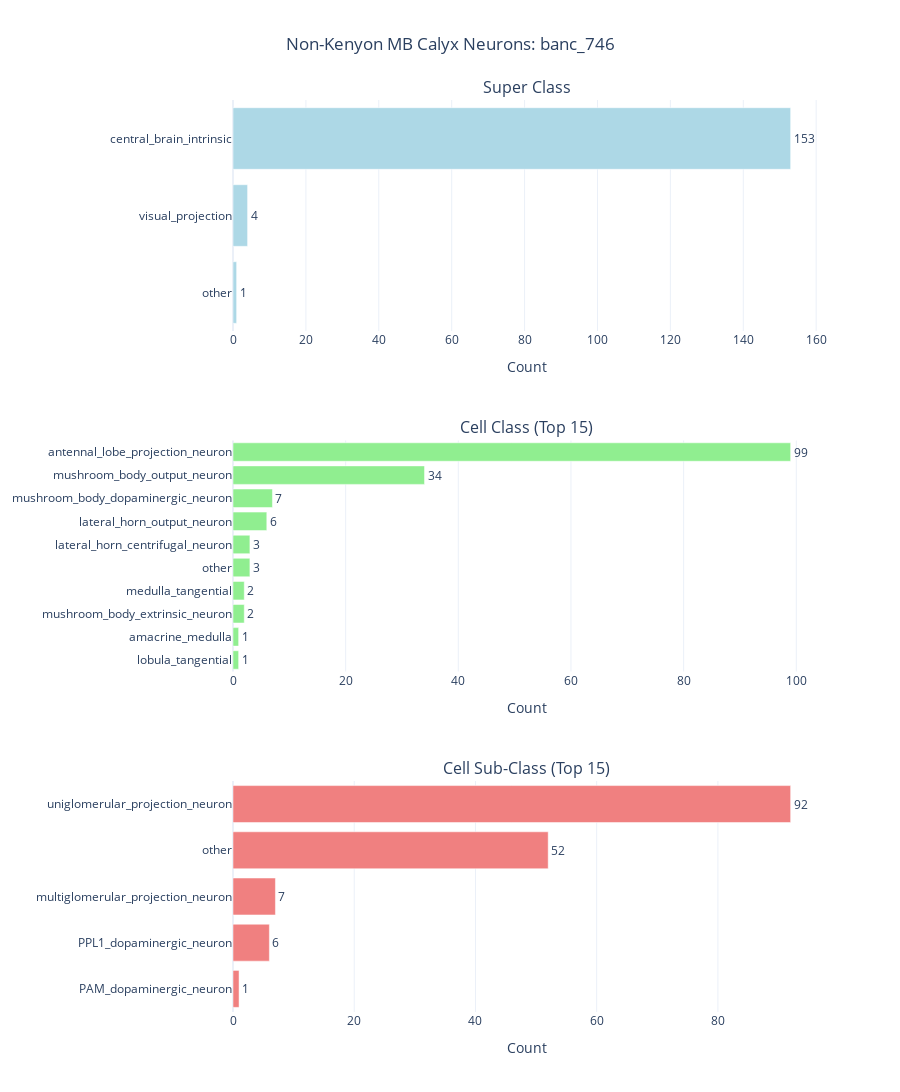

The cell this chart's notebook holds for it:
### Markdown cell above
### Characterize Non-Kenyon MB Calyx Neurons

What other neuron types are present in the mushroom body calyx?

### Code cell
# Prepare data - focus on non-Kenyon cells
mb_meta_clean = mb_meta.copy()
mb_meta_clean['super_class'] = mb_meta_clean['super_class'].fillna('other')
mb_meta_clean['cell_class'] = mb_meta_clean['cell_class'].fillna('other')
mb_meta_clean['cell_sub_class'] = mb_meta_clean['cell_sub_class'].fillna('other')
mb_meta_clean['is_kenyon'] = mb_meta_clean['cell_class'].str.contains('kenyon_cell', case=False, na=False)

# Filter out Kenyon cells
mb_non_kc = mb_meta_clean[~mb_meta_clean['is_kenyon']]

# Count by classification levels
super_counts = mb_non_kc['super_class'].value_counts().sort_values(ascending=True)
class_counts = mb_non_kc['cell_class'].value_counts().head(15).sort_values(ascending=True)
subclass_counts = mb_non_kc['cell_sub_class'].value_counts().head(15).sort_values(ascending=True)

# Create subplots
fig = make_subplots(
    rows=3, cols=1,
    subplot_titles=('Super Class', 'Cell Class (Top 15)', 'Cell Sub-Class (Top 15)'),
    vertical_spacing=0.12,
    specs=[[{"type": "bar"}], [{"type": "bar"}], [{"type": "bar"}]]
)

# Super class
fig.add_trace(
    go.Bar(
        y=super_counts.index,
        x=super_counts.values,
        orientation='h',
        marker_color='lightblue',
        text=super_counts.values,
        textposition='outside',
        hovertemplate='<b>%{y}</b><br>Count: %{x}<extra></extra>'
    ),
    row=1, col=1
)

# Cell class
fig.add_trace(
    go.Bar(
        y=class_counts.index,
        x=class_counts.values,
        orientation='h',
        marker_color='lightgreen',
        text=class_counts.values,
        textposition='outside',
        hovertemplate='<b>%{y}</b><br>Count: %{x}<extra></extra>'
    ),
    row=2, col=1
)

# Cell sub-class
fig.add_trace(
    go.Bar(
        y=subclass_counts.index,
        x=subclass_counts.values,
        orientation='h',
        marker_color='lightcoral',
        text=subclass_counts.values,
        textposition='outside',
        hovertemplate='<b>%{y}</b><br>Count: %{x}<extra></extra>'
    ),
    row=3, col=1
)

fig.update_layout(
    title_text=f"Non-Kenyon MB Calyx Neurons: {DATASET}",
    title_x=0.5,
    title_xanchor='center',
    height=1200,
    showlegend=False,
    template="plotly_white"
)

fig.update_xaxes(title_text="Count")

fig.show()

### Figure 1 — Plotly figure (JSON) as saved in the notebook; plotly's stock layout.template omitted (floating-point values rounded to 4 significant figures)
{"data": [{"hovertemplate": "<b>%{y}</b><br>Count: %{x}<extra></extra>", "marker": {"color": "lightblue"}, "orientation": "h", "text": [1.0, 4.0, 153.0], "textposition": "outside", "type": "bar", "x": [1, 4, 153], "xaxis": "x", "y": ["other", "visual_projection", "central_brain_intrinsic"], "yaxis": "y"}, {"hovertemplate": "<b>%{y}</b><br>Count: %{x}<extra></extra>", "marker": {"color": "lightgreen"}, "orientation": "h", "text": [1.0, 1.0, 2.0, 2.0, 3.0, 3.0, 6.0, 7.0, 34.0, 99.0], "textposition": "outside", "type": "bar", "x": [1, 1, 2, 2, 3, 3, 6, 7, 34, 99], "xaxis": "x2", "y": ["lobula_tangential", "amacrine_medulla", "mushroom_body_extrinsic_neuron", "medulla_tangential", "other", "lateral_horn_centrifugal_neuron", "lateral_horn_output_neuron", "mushroom_body_dopaminergic_neuron", "mushroom_body_output_neuron", "antennal_lobe_projection_neuron"], "yaxis": "y2"}, {"hovertemplate": "<b>%{y}</b><br>Count: %{x}<extra></extra>", "marker": {"color": "lightcoral"}, "orientation": "h", "text": [1.0, 6.0, 7.0, 52.0, 92.0], "textposition": "outside", "type": "bar", "x": [1, 6, 7, 52, 92], "xaxis": "x3", "y": ["PAM_dopaminergic_neuron", "PPL1_dopaminergic_neuron", "multiglomerular_projection_neuron", "other", "uniglomerular_projection_neuron"], "yaxis": "y3"}], "layout": {"annotations": [{"font": {"size": 16}, "showarrow": false, "text": "Super Class", "x": 0.5, "xanchor": "center", "xref": "paper", "y": 1.0, "yanchor": "bottom", "yref": "paper"}, {"font": {"size": 16}, "showarrow": false, "text": "Cell Class (Top 15)", "x": 0.5, "xanchor": "center", "xref": "paper", "y": 0.6267, "yanchor": "bottom", "yref": "paper"}, {"font": {"size": 16}, "showarrow": false, "text": "Cell Sub-Class (Top 15)", "x": 0.5, "xanchor": "center", "xref": "paper", "y": 0.2533, "yanchor": "bottom", "yref": "paper"}], "height": 1200, "showlegend": false, "title": {"text": "Non-Kenyon MB Calyx Neurons: banc_746", "x": 0.5, "xanchor": "center"}, "xaxis": {"anchor": "y", "domain": [0.0, 1.0], "title": {"text": "Count"}}, "xaxis2": {"anchor": "y2", "domain": [0.0, 1.0], "title": {"text": "Count"}}, "xaxis3": {"anchor": "y3", "domain": [0.0, 1.0], "title": {"text": "Count"}}, "yaxis": {"anchor": "x", "domain": [0.7467, 1.0]}, "yaxis2": {"anchor": "x2", "domain": [0.3733, 0.6267]}, "yaxis3": {"anchor": "x3", "domain": [0.0, 0.2533]}}}
